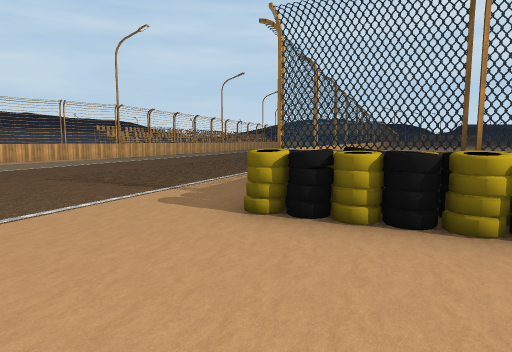
view 1 (above)

17 first-person views from a walk through a scene from a Unity 3-D project. The camera is 1.4 m above the floor, tilts 6° down and sees 75° across. Doors are open. The floor is counted in squares, 2 m on a side. Each view is taken from the middle of a square. On the plan, view 1 faces up. The plan holds only what a view shows up to about 10 squares ahead; the rest is blank. The place goes on beyond the plan. Some surface patterns are stand-ins.

view 2
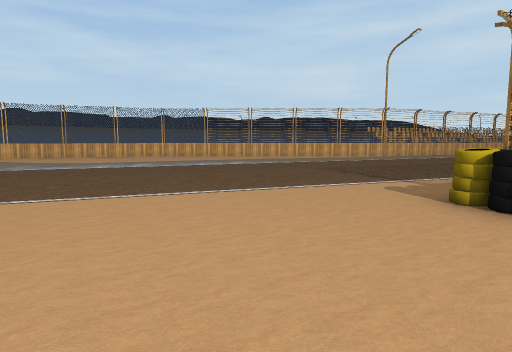

view 3
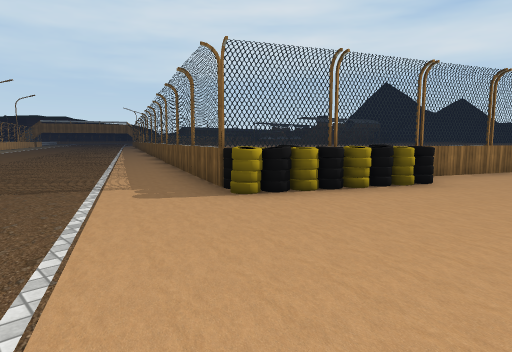

view 4
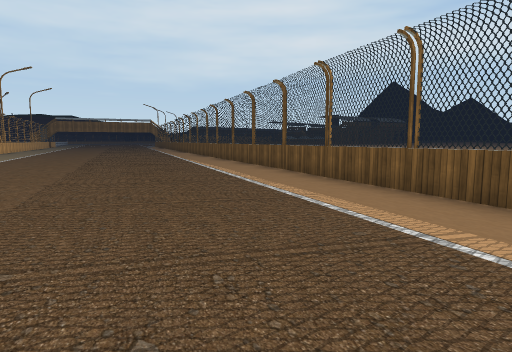

view 5
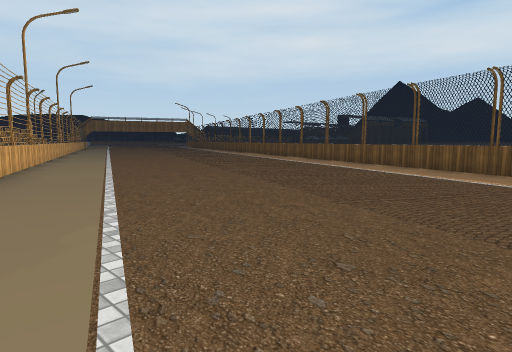

view 6
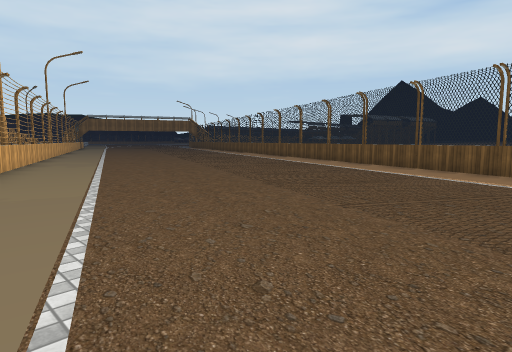

view 7
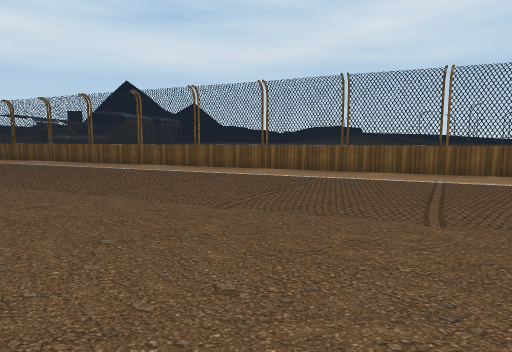

view 8
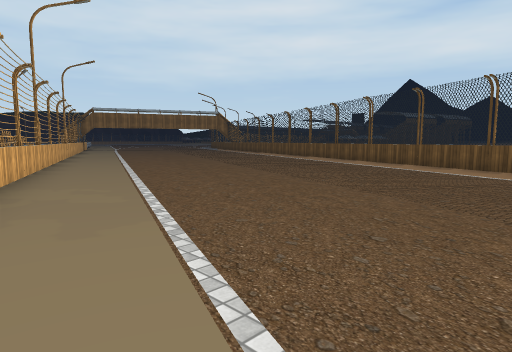

view 9
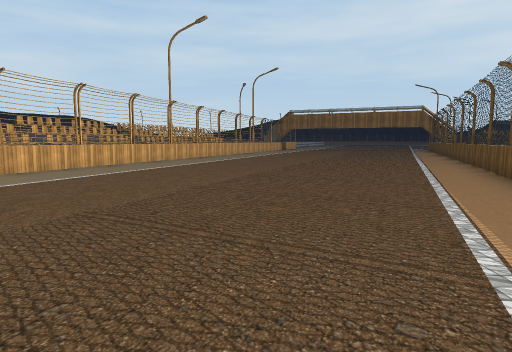

view 10
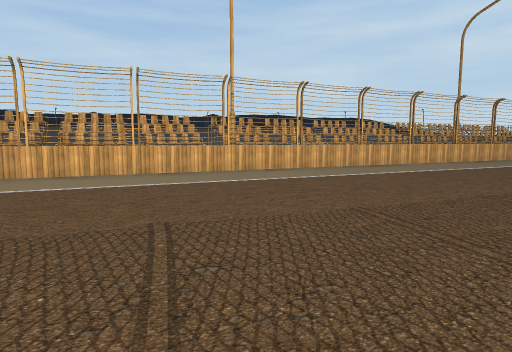

view 11
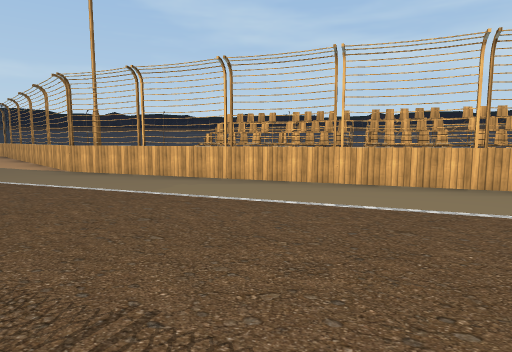

view 12
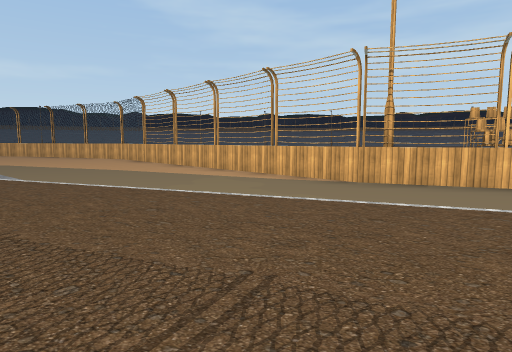

view 13
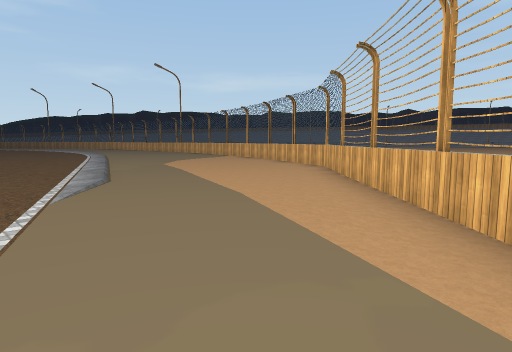

view 14
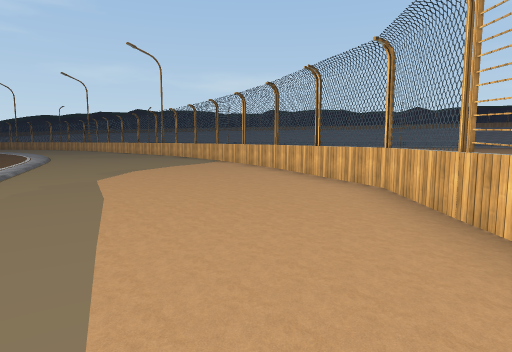

view 15
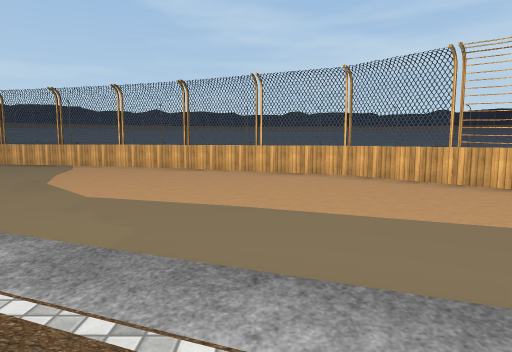

view 16
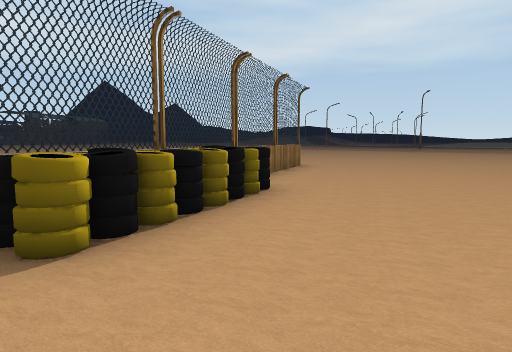

view 17
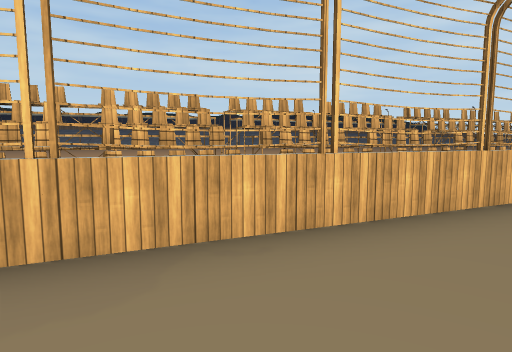

### Floor plan
Points are (right, up) in squares from view 1. A wall is a line through its corners. A room is listed if a view was taken in it or the views show most of it. See-through windows are left out.
Room 1 (views 1, 2, 3, 4, 5, 6, 7, 8, 9, 10, 11, 12, 13, 14, 15, 16, 17)
walls: (0.1, 4) (8.3, 23); (-5.7, 17.9) (-5.9, 17.5); (-4.5, 21.1) (-4.8, 20.3); (7.5, 0.7) (2.4, 3); (-14.5, 3.3) (-15.7, -0.7); (8.7, 23.9) (10.5, 28.1); (0.1, 28.6) (-5.6, 13.7) (-12.9, 6.7) (-14.5, 3.1); (-15.6, -0.6) (-15.8, -1.6)
glass walls: (1, 3.6) (0.1, 4)
ways out: opening at (8, -0.5)
objects: other object (0, 3) to (1, 3); other object (2, 2) to (3, 3)

Positions as (right, up) in squares from view 1, and headings:
1: (0, 0), facing up
2: (1, -1), facing up-left
3: (-3, 0), facing up-right
4: (-3, 6), facing up-right
5: (-5, 10), facing up-right
6: (-4, 12), facing up-right
7: (-2, 19), facing right
8: (-2, 19), facing up-right
9: (4, 18), facing up
10: (4, 18), facing up-left
11: (2, 18), facing left
12: (0, 12), facing left
13: (-5, 12), facing down-left
14: (-8, 9), facing down-left
15: (-6, 5), facing left
16: (-2, 2), facing right
17: (-2, 17), facing up-left
